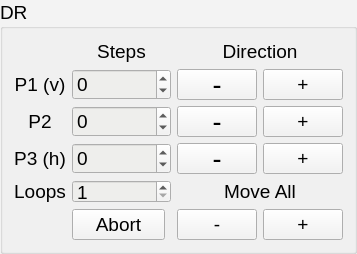
                  <widget class="QGroupBox" name="groupBoxDRP1">
                   <property name="sizePolicy">
                    <sizepolicy hsizetype="Expanding" vsizetype="Ignored">
                     <horstretch>0</horstretch>
                     <verstretch>0</verstretch>
                    </sizepolicy>
                   </property>
                   <property name="palette">
                    <palette>
                     <active>
                      <colorrole role="Button">
                       <brush brushstyle="SolidPattern">
                        <color alpha="255">
                         <red>243</red>
                         <green>243</green>
                         <blue>243</blue>
                        </color>
                       </brush>
                      </colorrole>
                      <colorrole role="Base">
                       <brush brushstyle="SolidPattern">
                        <color alpha="255">
                         <red>238</red>
                         <green>238</green>
                         <blue>236</blue>
                        </color>
                       </brush>
                      </colorrole>
                      <colorrole role="Window">
                       <brush brushstyle="SolidPattern">
                        <color alpha="255">
                         <red>243</red>
                         <green>243</green>
                         <blue>243</blue>
                        </color>
                       </brush>
                      </colorrole>
                     </active>
                     <inactive>
                      <colorrole role="Button">
                       <brush brushstyle="SolidPattern">
                        <color alpha="255">
                         <red>243</red>
                         <green>243</green>
                         <blue>243</blue>
                        </color>
                       </brush>
                      </colorrole>
                      <colorrole role="Base">
                       <brush brushstyle="SolidPattern">
                        <color alpha="255">
                         <red>238</red>
                         <green>238</green>
                         <blue>236</blue>
                        </color>
                       </brush>
                      </colorrole>
                      <colorrole role="Window">
                       <brush brushstyle="SolidPattern">
                        <color alpha="255">
                         <red>243</red>
                         <green>243</green>
                         <blue>243</blue>
                        </color>
                       </brush>
                      </colorrole>
                     </inactive>
                     <disabled>
                      <colorrole role="Button">
                       <brush brushstyle="SolidPattern">
                        <color alpha="255">
                         <red>243</red>
                         <green>243</green>
                         <blue>243</blue>
                        </color>
                       </brush>
                      </colorrole>
                      <colorrole role="Base">
                       <brush brushstyle="SolidPattern">
                        <color alpha="255">
                         <red>243</red>
                         <green>243</green>
                         <blue>243</blue>
                        </color>
                       </brush>
                      </colorrole>
                      <colorrole role="Window">
                       <brush brushstyle="SolidPattern">
                        <color alpha="255">
                         <red>243</red>
                         <green>243</green>
                         <blue>243</blue>
                        </color>
                       </brush>
                      </colorrole>
                     </disabled>
                    </palette>
                   </property>
                   <property name="font">
                    <font>
                     <pointsize>14</pointsize>
                    </font>
                   </property>
                   <property name="title">
                    <string>DR</string>
                   </property>
                   <layout class="QGridLayout" name="gridLayout_31">
                    <item row="3" column="1" colspan="2">
                     <widget class="QSpinBox" name="spinBoxStepsDRP3">
                      <property name="sizePolicy">
                       <sizepolicy hsizetype="Expanding" vsizetype="Ignored">
                        <horstretch>0</horstretch>
                        <verstretch>0</verstretch>
                       </sizepolicy>
                      </property>
                      <property name="font">
                       <font>
                        <pointsize>14</pointsize>
                       </font>
                      </property>
                      <property name="toolTip">
                       <string>Number of steps to p3</string>
                      </property>
                      <property name="minimum">
                       <number>-100000</number>
                      </property>
                      <property name="maximum">
                       <number>100000</number>
                      </property>
                     </widget>
                    </item>
                    <item row="4" column="1" colspan="2">
                     <widget class="QSpinBox" name="spinBoxLoopsDR">
                      <property name="sizePolicy">
                       <sizepolicy hsizetype="Expanding" vsizetype="Ignored">
                        <horstretch>0</horstretch>
                        <verstretch>0</verstretch>
                       </sizepolicy>
                      </property>
                      <property name="font">
                       <font>
                        <pointsize>14</pointsize>
                       </font>
                      </property>
                      <property name="minimum">
                       <number>1</number>
                      </property>
                     </widget>
                    </item>
                    <item row="1" column="1" colspan="2">
                     <widget class="QSpinBox" name="spinBoxStepsDRP1">
                      <property name="sizePolicy">
                       <sizepolicy hsizetype="Expanding" vsizetype="Ignored">
                        <horstretch>0</horstretch>
                        <verstretch>0</verstretch>
                       </sizepolicy>
                      </property>
                      <property name="font">
                       <font>
                        <pointsize>14</pointsize>
                       </font>
                      </property>
                      <property name="minimum">
                       <number>-100000</number>
                      </property>
                      <property name="maximum">
                       <number>100000</number>
                      </property>
                     </widget>
                    </item>
                    <item row="2" column="3">
                     <widget class="QPushButton" name="pushButtonGoDRP2m">
                      <property name="sizePolicy">
                       <sizepolicy hsizetype="Expanding" vsizetype="Ignored">
                        <horstretch>0</horstretch>
                        <verstretch>0</verstretch>
                       </sizepolicy>
                      </property>
                      <property name="font">
                       <font>
                        <pointsize>20</pointsize>
                       </font>
                      </property>
                      <property name="toolTip">
                       <string>Move just p2</string>
                      </property>
                      <property name="text">
                       <string>-</string>
                      </property>
                     </widget>
                    </item>
                    <item row="2" column="0">
                     <widget class="QLabel" name="label_66">
                      <property name="sizePolicy">
                       <sizepolicy hsizetype="Expanding" vsizetype="Ignored">
                        <horstretch>0</horstretch>
                        <verstretch>0</verstretch>
                       </sizepolicy>
                      </property>
                      <property name="font">
                       <font>
                        <pointsize>14</pointsize>
                       </font>
                      </property>
                      <property name="text">
                       <string>P2</string>
                      </property>
                      <property name="alignment">
                       <set>Qt::AlignCenter</set>
                      </property>
                     </widget>
                    </item>
                    <item row="3" column="0">
                     <widget class="QLabel" name="label_65">
                      <property name="sizePolicy">
                       <sizepolicy hsizetype="Expanding" vsizetype="Ignored">
                        <horstretch>0</horstretch>
                        <verstretch>0</verstretch>
                       </sizepolicy>
                      </property>
                      <property name="font">
                       <font>
                        <pointsize>14</pointsize>
                       </font>
                      </property>
                      <property name="toolTip">
                       <string>Move beam horizontally</string>
                      </property>
                      <property name="text">
                       <string>P3 (h)</string>
                      </property>
                      <property name="alignment">
                       <set>Qt::AlignCenter</set>
                      </property>
                     </widget>
                    </item>
                    <item row="1" column="0">
                     <widget class="QLabel" name="label_41">
                      <property name="sizePolicy">
                       <sizepolicy hsizetype="Expanding" vsizetype="Ignored">
                        <horstretch>0</horstretch>
                        <verstretch>0</verstretch>
                       </sizepolicy>
                      </property>
                      <property name="font">
                       <font>
                        <pointsize>14</pointsize>
                       </font>
                      </property>
                      <property name="toolTip">
                       <string>Move the beam vertically</string>
                      </property>
                      <property name="text">
                       <string>P1 (v)</string>
                      </property>
                      <property name="alignment">
                       <set>Qt::AlignCenter</set>
                      </property>
                     </widget>
                    </item>
                    <item row="3" column="3">
                     <widget class="QPushButton" name="pushButtonGoDRP3m">
                      <property name="sizePolicy">
                       <sizepolicy hsizetype="Expanding" vsizetype="Ignored">
                        <horstretch>0</horstretch>
                        <verstretch>0</verstretch>
                       </sizepolicy>
                      </property>
                      <property name="font">
                       <font>
                        <pointsize>20</pointsize>
                       </font>
                      </property>
                      <property name="text">
                       <string>-</string>
                      </property>
                     </widget>
                    </item>
                    <item row="4" column="0">
                     <widget class="QLabel" name="label_40">
                      <property name="sizePolicy">
                       <sizepolicy hsizetype="Expanding" vsizetype="Ignored">
                        <horstretch>0</horstretch>
                        <verstretch>0</verstretch>
                       </sizepolicy>
                      </property>
                      <property name="font">
                       <font>
                        <pointsize>14</pointsize>
                       </font>
                      </property>
                      <property name="text">
                       <string>Loops</string>
                      </property>
                      <property name="alignment">
                       <set>Qt::AlignCenter</set>
                      </property>
                     </widget>
                    </item>
                    <item row="2" column="1" colspan="2">
                     <widget class="QSpinBox" name="spinBoxStepsDRP2">
                      <property name="sizePolicy">
                       <sizepolicy hsizetype="Expanding" vsizetype="Ignored">
                        <horstretch>0</horstretch>
                        <verstretch>0</verstretch>
                       </sizepolicy>
                      </property>
                      <property name="font">
                       <font>
                        <pointsize>14</pointsize>
                       </font>
                      </property>
                      <property name="minimum">
                       <number>-100000</number>
                      </property>
                      <property name="maximum">
                       <number>100000</number>
                      </property>
                     </widget>
                    </item>
                    <item row="0" column="1" colspan="2">
                     <widget class="QLabel" name="label_67">
                      <property name="sizePolicy">
                       <sizepolicy hsizetype="Expanding" vsizetype="Ignored">
                        <horstretch>0</horstretch>
                        <verstretch>0</verstretch>
                       </sizepolicy>
                      </property>
                      <property name="font">
                       <font>
                        <pointsize>14</pointsize>
                       </font>
                      </property>
                      <property name="text">
                       <string>Steps</string>
                      </property>
                      <property name="alignment">
                       <set>Qt::AlignCenter</set>
                      </property>
                     </widget>
                    </item>
                    <item row="1" column="3">
                     <widget class="QPushButton" name="pushButtonGoDRP1m">
                      <property name="sizePolicy">
                       <sizepolicy hsizetype="Expanding" vsizetype="Ignored">
                        <horstretch>0</horstretch>
                        <verstretch>0</verstretch>
                       </sizepolicy>
                      </property>
                      <property name="font">
                       <font>
                        <pointsize>20</pointsize>
                       </font>
                      </property>
                      <property name="toolTip">
                       <string>Move just p1</string>
                      </property>
                      <property name="text">
                       <string>-</string>
                      </property>
                     </widget>
                    </item>
                    <item row="0" column="0">
                     <widget class="QLabel" name="labelLedDR">
                      <property name="enabled">
                       <bool>true</bool>
                      </property>
                      <property name="sizePolicy">
                       <sizepolicy hsizetype="Expanding" vsizetype="Ignored">
                        <horstretch>0</horstretch>
                        <verstretch>0</verstretch>
                       </sizepolicy>
                      </property>
                      <property name="minimumSize">
                       <size>
                        <width>21</width>
                        <height>21</height>
                       </size>
                      </property>
                      <property name="maximumSize">
                       <size>
                        <width>21</width>
                        <height>21</height>
                       </size>
                      </property>
                      <property name="font">
                       <font>
                        <pointsize>14</pointsize>
                       </font>
                      </property>
                      <property name="toolTip">
                       <string>Red: Unable to send motion command</string>
                      </property>
                      <property name="text">
                       <string/>
                      </property>
                      <property name="pixmap">
                       <pixmap>icons/green-led-on.png</pixmap>
                      </property>
                      <property name="scaledContents">
                       <bool>true</bool>
                      </property>
                      <property name="alignment">
                       <set>Qt::AlignCenter</set>
                      </property>
                     </widget>
                    </item>
                    <item row="1" column="4">
                     <widget class="QPushButton" name="pushButtonGoDRP1p">
                      <property name="font">
                       <font>
                        <pointsize>14</pointsize>
                       </font>
                      </property>
                      <property name="text">
                       <string>+</string>
                      </property>
                     </widget>
                    </item>
                    <item row="2" column="4">
                     <widget class="QPushButton" name="pushButtonGoDRP2p">
                      <property name="font">
                       <font>
                        <pointsize>14</pointsize>
                       </font>
                      </property>
                      <property name="text">
                       <string>+</string>
                      </property>
                     </widget>
                    </item>
                    <item row="3" column="4">
                     <widget class="QPushButton" name="pushButtonGoDRP3p">
                      <property name="font">
                       <font>
                        <pointsize>14</pointsize>
                       </font>
                      </property>
                      <property name="text">
                       <string>+</string>
                      </property>
                     </widget>
                    </item>
                    <item row="5" column="1">
                     <widget class="QPushButton" name="pushButtonAbortDR">
                      <property name="sizePolicy">
                       <sizepolicy hsizetype="Expanding" vsizetype="Ignored">
                        <horstretch>0</horstretch>
                        <verstretch>0</verstretch>
                       </sizepolicy>
                      </property>
                      <property name="font">
                       <font>
                        <pointsize>14</pointsize>
                       </font>
                      </property>
                      <property name="toolTip">
                       <string>Abort the motion of all piezos</string>
                      </property>
                      <property name="text">
                       <string>Abort</string>
                      </property>
                     </widget>
                    </item>
                    <item row="5" column="3">
                     <widget class="QPushButton" name="pushButtonGoDRm">
                      <property name="sizePolicy">
                       <sizepolicy hsizetype="Expanding" vsizetype="Ignored">
                        <horstretch>0</horstretch>
                        <verstretch>0</verstretch>
                       </sizepolicy>
                      </property>
                      <property name="font">
                       <font>
                        <pointsize>14</pointsize>
                       </font>
                      </property>
                      <property name="toolTip">
                       <string>Move all piezos</string>
                      </property>
                      <property name="text">
                       <string>-</string>
                      </property>
                     </widget>
                    </item>
                    <item row="5" column="4">
                     <widget class="QPushButton" name="pushButtonGoDRp">
                      <property name="text">
                       <string>+</string>
                      </property>
                     </widget>
                    </item>
                    <item row="4" column="3" colspan="2">
                     <widget class="QLabel" name="label_10">
                      <property name="font">
                       <font>
                        <pointsize>14</pointsize>
                       </font>
                      </property>
                      <property name="text">
                       <string>Move All</string>
                      </property>
                      <property name="alignment">
                       <set>Qt::AlignCenter</set>
                      </property>
                     </widget>
                    </item>
                    <item row="0" column="3" colspan="2">
                     <widget class="QLabel" name="label_27">
                      <property name="font">
                       <font>
                        <pointsize>14</pointsize>
                       </font>
                      </property>
                      <property name="text">
                       <string>Direction</string>
                      </property>
                      <property name="alignment">
                       <set>Qt::AlignCenter</set>
                      </property>
                     </widget>
                    </item>
                   </layout>
                  </widget>
